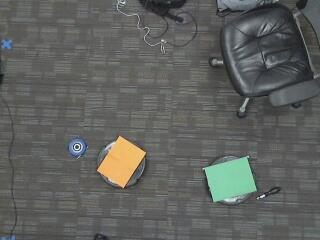
#> input picture motion_detection/dark.jpeg, 320 x 240 px
$ python color.py --image_path dark.jpeg   (Python 2 division)   (older library calls are emulated)
#> lines starting #> are read from the running program, lines starting #| are printed output that depends on the picture; after the words box and inside, x2 and y2 are one past the last pixel; in counts of white or black regions, pixels touching at a corner belong together
import os
import argparse
import numpy as np
import cv2

def create_hue_mask(image, lower_color, upper_color):
    lower = np.array(lower_color, np.uint8)
    upper = np.array(upper_color, np.uint8)

    # Create a mask from the colors
    mask = cv2.inRange(image, lower, upper)
    output_image = cv2.bitwise_and(image, image, mask = mask)
    return output_image

def main():
    parser = argparse.ArgumentParser(description='Process some integers.')
    parser.add_argument("-i", "--image_path", dest = 'image_path', required = True)
    parser.add_argument("-o", "--output_dir", dest = 'output_dir', required = False)

    args = parser.parse_args()

    # Load image
    image = cv2.imread(args.image_path)
#> image is the input picture: shape (240, 320, 3); mean B, G, R 94.1, 97, 95.3

    # Blur image to make it easier to detect objects
    blur_image = cv2.medianBlur(image, 3)
    if args.output_dir:
        result_image_path = os.path.join(args.output_dir, "blur_image.jpg")
        cv2.imwrite(result_image_path, blur_image)

    # Convert to HSV in order to
    hsv_image = cv2.cvtColor(blur_image, cv2.COLOR_BGR2HSV)
#> hsv_image: shape (240, 320, 3); mean H, S, V 50.3, 14, 98.8
    if args.output_dir:
        result_image_path = os.path.join(args.output_dir, "hsv_image.jpg")
        cv2.imwrite(result_image_path, hsv_image)

    # Get lower red hue
    lower_red_hue = create_hue_mask(hsv_image, [0, 100, 100], [10, 255, 255])
#> in create_hue_mask, `mask = cv2.inRange(image, lower, upper)`:
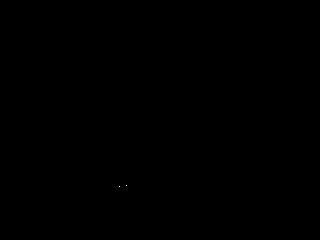
#> mask: shape (240, 320); 0% white in thin lines or dots, all inside (x1, y1, x2, y2) = (119, 185, 127, 187)
#> in create_hue_mask, `output_image = cv2.bitwise_and(image, image, mask = mask)`: output_image: shape (240, 320, 3); mean H, S, V 0, 0, 0
    if args.output_dir:
        result_image_path = os.path.join(args.output_dir, "lower_red_hue.jpg")
        cv2.imwrite(result_image_path, lower_red_hue)

    # Get higher red hue
    higher_red_hue = create_hue_mask(hsv_image, [160, 100, 100], [179, 255, 255])
#> in create_hue_mask (call 2), `mask = cv2.inRange(image, lower, upper)`: mask: shape (240, 320); every value is 0
#> in create_hue_mask (call 2), `output_image = cv2.bitwise_and(image, image, mask = mask)`: output_image: shape (240, 320, 3); every value is 0
    if args.output_dir:
        result_image_path = os.path.join(args.output_dir, "higher_red_hue.jpg")
        cv2.imwrite(result_image_path, higher_red_hue)

    # Merge the images
    full_image = cv2.addWeighted(lower_red_hue, 1.0, higher_red_hue, 1.0, 0.0)
    if args.output_dir:
        result_image_path = os.path.join(args.output_dir, "full_image.jpg")
        cv2.imwrite(result_image_path, full_image)

    # Blur the final image to reduce noise from image
    full_image = cv2.GaussianBlur(full_image, (9, 9), 2, 2)
#> full_image: shape (240, 320, 3); mean H, S, V 0, 0.00264, 0.00298
    if args.output_dir:
        result_image_path = os.path.join(args.output_dir, "full_image_blur.jpg")
        cv2.imwrite(result_image_path, full_image)

    # Convert image to gray in order to find circles in the image
    image_gray = cv2.cvtColor(full_image, cv2.COLOR_BGR2GRAY)
    if args.output_dir:
        result_image_path = os.path.join(args.output_dir, "full_image_gray.jpg")
        cv2.imwrite(result_image_path, image_gray)

    # Find circles in the image
    circles = cv2.HoughCircles(image_gray, cv2.cv.CV_HOUGH_GRADIENT, 1.2, 100)
#> circles = None

    # If we didn't find circles, the oven status is "OFF"
    if circles is None:
        print "Oven is OFF"


    # If we did find circles, the oven is "ON"
    print "Oven is ON"

    if args.output_dir:
        # Draw the circles on the original image
        circles = np.round(circles[0, :]).astype("int")
        for (center_x, center_y, radius) in circles:
            cv2.circle(image, (center_x, center_y), radius, (0, 255, 0), 4)
        result_image_path = os.path.join(args.output_dir, "original_image_with_circles.jpg")
        cv2.imwrite(result_image_path, image)

if __name__ == '__main__':
    main()
